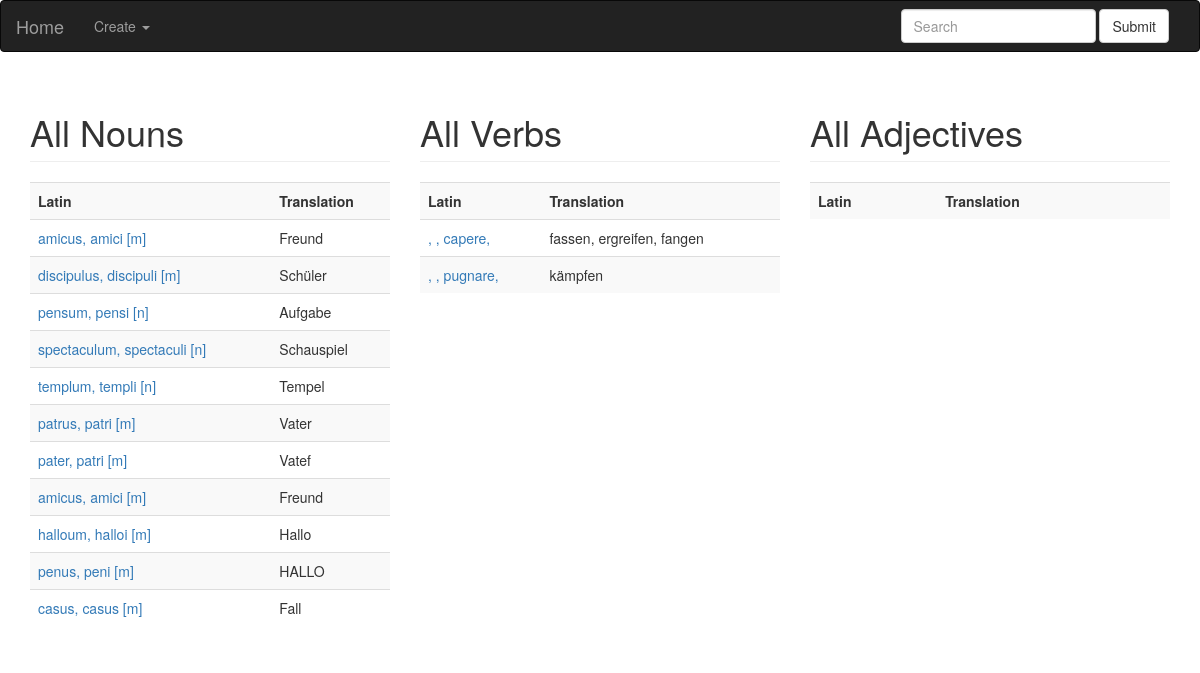
The app's page /, older data.
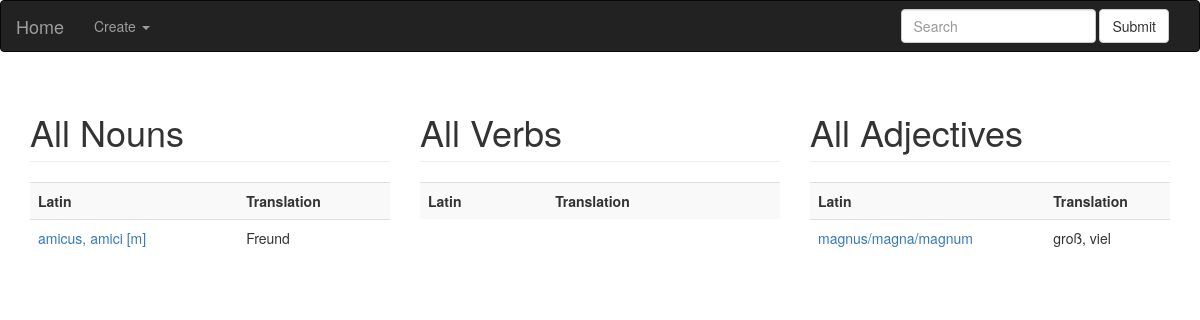
The same page, newer data.
### Vokabel/models.py (models this page shows)
class Vocable(models.Model):
	translation=models.CharField(max_length=128)
	class Meta:
		abstract=True

class Noun(Vocable):
	genus=models.CharField(max_length=1,
		choices=[(g.value, g.name) for g in Genus])
	sg1=models.CharField(max_length=128)
	sg2=models.CharField(max_length=128)
	sg3=models.CharField(max_length=128)
	sg4=models.CharField(max_length=128)
	sg5=models.CharField(max_length=128)
	sg6=models.CharField(max_length=128)
	pl1=models.CharField(max_length=128)
	pl2=models.CharField(max_length=128)
	pl3=models.CharField(max_length=128)
	pl4=models.CharField(max_length=128)
	pl5=models.CharField(max_length=128)
	pl6=models.CharField(max_length=128)

class Verb(Vocable):
	infinitive=models.CharField(max_length=128)
	imperative_sg=models.CharField(max_length=128)
	imperative_pl=models.CharField(max_length=128)
	present_sg1=models.CharField(max_length=128)
	present_sg2=models.CharField(max_length=128)
	present_sg3=models.CharField(max_length=128)
	present_pl1=models.CharField(max_length=128)
	present_pl2=models.CharField(max_length=128)
	present_pl3=models.CharField(max_length=128)
	perfect_sg1=models.CharField(max_length=128)
	perfect_sg2=models.CharField(max_length=128)
	perfect_sg3=models.CharField(max_length=128)
	perfect_pl1=models.CharField(max_length=128)
	perfect_pl2=models.CharField(max_length=128)
	perfect_pl3=models.CharField(max_length=128)
	imperfect_sg1=models.CharField(max_length=128)
	imperfect_sg2=models.CharField(max_length=128)
	imperfect_sg3=models.CharField(max_length=128)
	imperfect_pl1=models.CharField(max_length=128)
	imperfect_pl2=models.CharField(max_length=128)
	imperfect_pl3=models.CharField(max_length=128)
	pluqperfect_sg1=models.CharField(max_length=128)
	pluqperfect_sg2=models.CharField(max_length=128)
	pluqperfect_sg3=models.CharField(max_length=128)
	pluqperfect_pl1=models.CharField(max_length=128)
	pluqperfect_pl2=models.CharField(max_length=128)
	pluqperfect_pl3=models.CharField(max_length=128)
	future_sg1=models.CharField(max_length=128)
	future_sg2=models.CharField(max_length=128)
	future_sg3=models.CharField(max_length=128)
	future_pl1=models.CharField(max_length=128)
	future_pl2=models.CharField(max_length=128)
	future_pl3=models.CharField(max_length=128)
	future2_sg1=models.CharField(max_length=128)
	future2_sg2=models.CharField(max_length=128)
	future2_sg3=models.CharField(max_length=128)
	future2_pl1=models.CharField(max_length=128)
	future2_pl2=models.CharField(max_length=128)
	future2_pl3=models.CharField(max_length=128)

class Adjective(Vocable):
	pos_sg1m=models.CharField(max_length=128)
	pos_sg2m=models.CharField(max_length=128)
	pos_sg3m=models.CharField(max_length=128)
	pos_sg4m=models.CharField(max_length=128)
	pos_sg5m=models.CharField(max_length=128)
	pos_sg6m=models.CharField(max_length=128)
	pos_pl1m=models.CharField(max_length=128)
	pos_pl2m=models.CharField(max_length=128)
	pos_pl3m=models.CharField(max_length=128)
	pos_pl4m=models.CharField(max_length=128)
	pos_pl5m=models.CharField(max_length=128)
	pos_pl6m=models.CharField(max_length=128)
	pos_sg1f=models.CharField(max_length=128)
	pos_sg2f=models.CharField(max_length=128)
	pos_sg3f=models.CharField(max_length=128)
	pos_sg4f=models.CharField(max_length=128)
	pos_sg5f=models.CharField(max_length=128)
	pos_sg6f=models.CharField(max_length=128)
	pos_pl1f=models.CharField(max_length=128)
	pos_pl2f=models.CharField(max_length=128)
	pos_pl3f=models.CharField(max_length=128)
	pos_pl4f=models.CharField(max_length=128)
	pos_pl5f=models.CharField(max_length=128)
	pos_pl6f=models.CharField(max_length=128)
	pos_sg1n=models.CharField(max_length=128)
	pos_sg2n=models.CharField(max_length=128)
	pos_sg3n=models.CharField(max_length=128)
	pos_sg4n=models.CharField(max_length=128)
	pos_sg5n=models.CharField(max_length=128)
	pos_sg6n=models.CharField(max_length=128)
	pos_pl1n=models.CharField(max_length=128)
	pos_pl2n=models.CharField(max_length=128)
	pos_pl3n=models.CharField(max_length=128)
	pos_pl4n=models.CharField(max_length=128)
	pos_pl5n=models.CharField(max_length=128)
	pos_pl6n=models.CharField(max_length=128)
	comp_sg1m=models.CharField(max_length=128)
	comp_sg2m=models.CharField(max_length=128)
	comp_sg3m=models.CharField(max_length=128)
	comp_sg4m=models.CharField(max_length=128)
	comp_sg5m=models.CharField(max_length=128)
	comp_sg6m=models.CharField(max_length=128)
	comp_pl1m=models.CharField(max_length=128)
	comp_pl2m=models.CharField(max_length=128)
	comp_pl3m=models.CharField(max_length=128)
	comp_pl4m=models.CharField(max_length=128)
	comp_pl5m=models.CharField(max_length=128)
	comp_pl6m=models.CharField(max_length=128)
	comp_sg1f=models.CharField(max_length=128)
	comp_sg2f=models.CharField(max_length=128)
	comp_sg3f=models.CharField(max_length=128)
	comp_sg4f=models.CharField(max_length=128)
	comp_sg5f=models.CharField(max_length=128)
	comp_sg6f=models.CharField(max_length=128)
	comp_pl1f=models.CharField(max_length=128)
	comp_pl2f=models.CharField(max_length=128)
	comp_pl3f=models.CharField(max_length=128)
	comp_pl4f=models.CharField(max_length=128)
	comp_pl5f=models.CharField(max_length=128)
	comp_pl6f=models.CharField(max_length=128)
	comp_sg1n=models.CharField(max_length=128)
	comp_sg2n=models.CharField(max_length=128)
	comp_sg3n=models.CharField(max_length=128)
	comp_sg4n=models.CharField(max_length=128)
	comp_sg5n=models.CharField(max_length=128)
	comp_sg6n=models.CharField(max_length=128)
	comp_pl1n=models.CharField(max_length=128)
	comp_pl2n=models.CharField(max_length=128)
	comp_pl3n=models.CharField(max_length=128)
	comp_pl4n=models.CharField(max_length=128)
	comp_pl5n=models.CharField(max_length=128)
	comp_pl6n=models.CharField(max_length=128)
	sup_sg1m=models.CharField(max_length=128)
	sup_sg2m=models.CharField(max_length=128)
	sup_sg3m=models.CharField(max_length=128)
	sup_sg4m=models.CharField(max_length=128)
	sup_sg5m=models.CharField(max_length=128)
	sup_sg6m=models.CharField(max_length=128)
	sup_pl1m=models.CharField(max_length=128)
	sup_pl2m=models.CharField(max_length=128)
	sup_pl3m=models.CharField(max_length=128)
	sup_pl4m=models.CharField(max_length=128)
	sup_pl5m=models.CharField(max_length=128)
	sup_pl6m=models.CharField(max_length=128)
	sup_sg1f=models.CharField(max_length=128)
	sup_sg2f=models.CharField(max_length=128)
	sup_sg3f=models.CharField(max_length=128)
	sup_sg4f=models.CharField(max_length=128)
	sup_sg5f=models.CharField(max_length=128)
	sup_sg6f=models.CharField(max_length=128)
	sup_pl1f=models.CharField(max_length=128)
	sup_pl2f=models.CharField(max_length=128)
	sup_pl3f=models.CharField(max_length=128)
	sup_pl4f=models.CharField(max_length=128)
	sup_pl5f=models.CharField(max_length=128)
	sup_pl6f=models.CharField(max_length=128)
	sup_sg1n=models.CharField(max_length=128)
	sup_sg2n=models.CharField(max_length=128)
	sup_sg3n=models.CharField(max_length=128)
	sup_sg4n=models.CharField(max_length=128)
	sup_sg5n=models.CharField(max_length=128)
	sup_sg6n=models.CharField(max_length=128)
	sup_pl1n=models.CharField(max_length=128)
	sup_pl2n=models.CharField(max_length=128)
	sup_pl3n=models.CharField(max_length=128)
	sup_pl4n=models.CharField(max_length=128)
	sup_pl5n=models.CharField(max_length=128)
	sup_pl6n=models.CharField(max_length=128)

### Vokabel/views.py (the view)
# urls.py: url(r"^$", Vokabel.views.AllVoc.as_view(), name="index"),
class AllVoc(MultipleModelsListView):
	template_name="index.html"
	querysets = {
		"nouns": Noun.objects.all,
		"verbs": Verb.objects.all,
		"adjectives": Adjective.objects.all
	}

### Vokabel/views.py (called while the page is built)
	def get(self, request, **kwargs):
		ctx=self.get_context_data(**kwargs)
		return self.render_to_response(ctx)

	def get_context_data(self, **kwargs):
		ctx=super(MultipleModelsListView, self).get_context_data(**kwargs)
		for name, getter in self.querysets.items():
			ctx[name]=getter()
		return ctx

### Vokabel/templates/index.html (shortened to what this page needs)
{% extends 'layout.html' %}
{% block body %}
	<div class="container">
		<div class="row">
			<div class="col-lg-4 col-md-6 col-sm-12">
				<h1 class="page-header">All Nouns</h1>
				<table id="table_nomina" class="table table-striped table-hover">
					<tr>
						<th>Latin</th>
						<th>Translation</th>
					</tr>
					{% for noun in nouns %}
						<tr>
							<td><a href="{% url 'view_noun' noun.id %}">{{ noun.sg1 }}, {{ noun.sg2 }} [{{ noun.genus }}]</a></td>
							<td>{{ noun.translation }}</td>
						</tr>
					{% endfor %}
				</table>
			</div>
			<div class="col-lg-4 col-md-6 col-sm-12">
				<h1 class="page-header">All Verbs</h1>
				<table id="table_verbs" class="table table-striped table-hover">
					<tr>
						<th>Latin</th>
						<th>Translation</th>
					</tr>
					{% for verb in verbs %}
						<tr>
							<td><a href="{% url 'view_verb' verb.id %}">{{ verb.present_sg1 }}, {{ verb.present_sg2 }}, {{ verb.infinitive }}, {{ verb.perfect_sg1 }}</a></td>
							<td>{{ verb.translation }}</td>
						</tr>
					{% endfor %}
				</table>
      </div>
			<div class="col-lg-4 col-md-6 col-sm-12">
				<h1 class="page-header">All Adjectives</h1>
				<table id="table_adjectives" class="table table-striped table-hover">
					<tr>
						<th>Latin</th>
						<th>Translation</th>
					</tr>
					{% for adjective in adjectives %}
						<tr>
							<td><a href="{% url 'view_adjective' adjective.id %}">{{ adjective.pos_sg1m }}/{{ adjective.pos_sg1f }}/{{ adjective.pos_sg1n }}</a></td>
							<td>{{ adjective.translation }}</td>
						</tr>
					{% endfor %}
				</table>
      </div>
		</div>
	</div>
{% endblock %}

### templates/layout.html (shortened to what this page needs)
<!DOCTYPE html>
<html lang="en">
<head>
  {% load staticfiles %}
	<link rel="stylesheet" type="text/css" href="https://maxcdn.bootstrapcdn.com/bootstrap/3.3.5/css/bootstrap.min.css">
</head>
<body>
	<nav class="navbar navbar-inverse">
	  <div class="container-fluid">
	    <div class="navbar-header">
	      <a class="navbar-brand" href="{% url 'index' %}">Home</a>
	    </div>
	    <div class="collapse navbar-collapse" id="bs-example-navbar-collapse-1">
	      <ul class="nav navbar-nav">
	        <li class="dropdown">
	          <a href="#" class="dropdown-toggle" data-toggle="dropdown" role="button" aria-haspopup="true" aria-expanded="false">Create <span class="caret"></span></a>
	        </li>
	      </ul>
	      <ul class="nav navbar-nav navbar-right">
          <li>
            <form class="navbar-form navbar-left" role="search" method="get" action="{% url 'search' %}">
              <div class="form-group">
                <input type="text" class="form-control" placeholder="Search" name="query">
              </div>
              <button type="submit" class="btn btn-default">Submit</button>
            </form>
          </li>
	      </ul>
	    </div>
	  </div>
	</nav>
	{% block body %}
	{% endblock %}
</body>
</html>

Row changes from the older to the newer data that the page shows:
removed Noun: sg1 "discipulus", sg2 "discipuli", genus "m", translation "Schüler"
removed Noun: sg1 "pensum", sg2 "pensi", genus "n", translation "Aufgabe"
removed Noun: sg1 "spectaculum", sg2 "spectaculi", genus "n", translation "Schauspiel"
removed Noun: sg1 "templum", sg2 "templi", genus "n", translation "Tempel"
removed Noun: sg1 "patrus", sg2 "patri", genus "m", translation "Vater"
removed Noun: sg1 "pater", sg2 "patri", genus "m", translation "Vatef"
removed Noun: sg1 "amicus", sg2 "amici", genus "m", translation "Freund"
removed Noun: sg1 "halloum", sg2 "halloi", genus "m", translation "Hallo"
removed Noun: sg1 "penus", sg2 "peni", genus "m", translation "HALLO"
removed Noun: sg1 "casus", sg2 "casus", genus "m", translation "Fall"
removed Verb: infinitive "capere", translation "fassen, ergreifen, fangen"
removed Verb: infinitive "pugnare", translation "kämpfen"
added Adjective: pos_sg1m "magnus", pos_sg1f "magna", pos_sg1n "magnum", translation "groß, viel"
